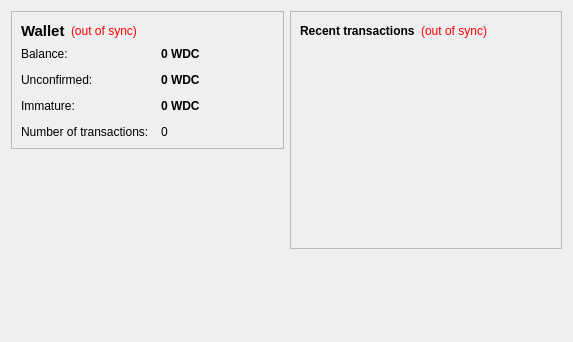
<?xml version="1.0" encoding="UTF-8"?>
<ui version="4.0">
 <class>OverviewPage</class>
 <widget class="QWidget" name="OverviewPage">
  <property name="geometry">
   <rect>
    <x>0</x>
    <y>0</y>
    <width>573</width>
    <height>342</height>
   </rect>
  </property>
  <property name="windowTitle">
   <string>Form</string>
  </property>
  <property name="styleSheet">
   <string notr="true">#MyLoginForm {
background: gray;
}

#mainFrame {
border: 3px solid gray;
border-radius: 40px;
background: white;
}</string>
  </property>
  <layout class="QHBoxLayout" name="horizontalLayout" stretch="1,1">
   <item>
    <layout class="QVBoxLayout" name="verticalLayout_2">
     <item>
      <widget class="QFrame" name="frame">
       <property name="frameShape">
        <enum>QFrame::StyledPanel</enum>
       </property>
       <property name="frameShadow">
        <enum>QFrame::Raised</enum>
       </property>
       <layout class="QVBoxLayout" name="verticalLayout_4">
        <item>
         <layout class="QHBoxLayout" name="horizontalLayout_4">
          <item>
           <widget class="QLabel" name="label_5">
            <property name="font">
             <font>
              <pointsize>11</pointsize>
              <weight>75</weight>
              <bold>true</bold>
             </font>
            </property>
            <property name="text">
             <string>Wallet</string>
            </property>
           </widget>
          </item>
          <item>
           <widget class="QLabel" name="labelWalletStatus">
            <property name="toolTip">
             <string>The displayed information may be out of date. Your wallet automatically synchronizes with the 7 network after a connection is established, but this process has not completed yet.</string>
            </property>
            <property name="styleSheet">
             <string notr="true">QLabel { color: red; }</string>
            </property>
            <property name="text">
             <string notr="true">(out of sync)</string>
            </property>
            <property name="alignment">
             <set>Qt::AlignLeading|Qt::AlignLeft|Qt::AlignVCenter</set>
            </property>
           </widget>
          </item>
          <item>
           <spacer name="horizontalSpacer_2">
            <property name="orientation">
             <enum>Qt::Horizontal</enum>
            </property>
            <property name="sizeHint" stdset="0">
             <size>
              <width>40</width>
              <height>20</height>
             </size>
            </property>
           </spacer>
          </item>
         </layout>
        </item>
        <item>
         <layout class="QFormLayout" name="formLayout_2">
          <property name="fieldGrowthPolicy">
           <enum>QFormLayout::AllNonFixedFieldsGrow</enum>
          </property>
          <property name="horizontalSpacing">
           <number>12</number>
          </property>
          <property name="verticalSpacing">
           <number>12</number>
          </property>
          <item row="0" column="0">
           <widget class="QLabel" name="label">
            <property name="text">
             <string>Balance:</string>
            </property>
           </widget>
          </item>
          <item row="0" column="1">
           <widget class="QLabel" name="labelBalance">
            <property name="font">
             <font>
              <weight>75</weight>
              <bold>true</bold>
             </font>
            </property>
            <property name="cursor">
             <cursorShape>IBeamCursor</cursorShape>
            </property>
            <property name="toolTip">
             <string>Your current balance</string>
            </property>
            <property name="text">
             <string notr="true">0 WDC</string>
            </property>
            <property name="textInteractionFlags">
             <set>Qt::LinksAccessibleByMouse|Qt::TextSelectableByKeyboard|Qt::TextSelectableByMouse</set>
            </property>
           </widget>
          </item>
          <item row="1" column="0">
           <widget class="QLabel" name="label_3">
            <property name="text">
             <string>Unconfirmed:</string>
            </property>
           </widget>
          </item>
          <item row="1" column="1">
           <widget class="QLabel" name="labelUnconfirmed">
            <property name="font">
             <font>
              <weight>75</weight>
              <bold>true</bold>
             </font>
            </property>
            <property name="cursor">
             <cursorShape>IBeamCursor</cursorShape>
            </property>
            <property name="toolTip">
             <string>Total of transactions that have yet to be confirmed, and do not yet count toward the current balance</string>
            </property>
            <property name="text">
             <string notr="true">0 WDC</string>
            </property>
            <property name="textInteractionFlags">
             <set>Qt::LinksAccessibleByMouse|Qt::TextSelectableByKeyboard|Qt::TextSelectableByMouse</set>
            </property>
           </widget>
          </item>
          <item row="3" column="0">
           <widget class="QLabel" name="label_2">
            <property name="text">
             <string>Number of transactions:</string>
            </property>
           </widget>
          </item>
          <item row="3" column="1">
           <widget class="QLabel" name="labelNumTransactions">
            <property name="toolTip">
             <string>Total number of transactions in wallet</string>
            </property>
            <property name="text">
             <string notr="true">0</string>
            </property>
           </widget>
          </item>
          <item row="2" column="0">
           <widget class="QLabel" name="labelImmatureText">
            <property name="text">
             <string>Immature:</string>
            </property>
           </widget>
          </item>
          <item row="2" column="1">
           <widget class="QLabel" name="labelImmature">
            <property name="font">
             <font>
              <weight>75</weight>
              <bold>true</bold>
             </font>
            </property>
            <property name="toolTip">
             <string>Mined balance that has not yet matured</string>
            </property>
            <property name="text">
             <string notr="true">0 WDC</string>
            </property>
            <property name="textInteractionFlags">
             <set>Qt::LinksAccessibleByMouse|Qt::TextSelectableByKeyboard|Qt::TextSelectableByMouse</set>
            </property>
           </widget>
          </item>
         </layout>
        </item>
       </layout>
      </widget>
     </item>
     <item>
      <spacer name="verticalSpacer">
       <property name="orientation">
        <enum>Qt::Vertical</enum>
       </property>
       <property name="sizeHint" stdset="0">
        <size>
         <width>20</width>
         <height>40</height>
        </size>
       </property>
      </spacer>
     </item>
    </layout>
   </item>
   <item>
    <layout class="QVBoxLayout" name="verticalLayout_3">
     <item>
      <widget class="QFrame" name="frame_2">
       <property name="frameShape">
        <enum>QFrame::StyledPanel</enum>
       </property>
       <property name="frameShadow">
        <enum>QFrame::Raised</enum>
       </property>
       <layout class="QVBoxLayout" name="verticalLayout">
        <item>
         <layout class="QHBoxLayout" name="horizontalLayout_2">
          <item>
           <widget class="QLabel" name="label_4">
            <property name="text">
             <string>&lt;b&gt;Recent transactions&lt;/b&gt;</string>
            </property>
           </widget>
          </item>
          <item>
           <widget class="QLabel" name="labelTransactionsStatus">
            <property name="toolTip">
             <string>The displayed information may be out of date. Your wallet automatically synchronizes with the 7 network after a connection is established, but this process has not completed yet.</string>
            </property>
            <property name="styleSheet">
             <string notr="true">QLabel { color: red; }</string>
            </property>
            <property name="text">
             <string notr="true">(out of sync)</string>
            </property>
            <property name="alignment">
             <set>Qt::AlignRight|Qt::AlignTrailing|Qt::AlignVCenter</set>
            </property>
           </widget>
          </item>
          <item>
           <spacer name="horizontalSpacer">
            <property name="orientation">
             <enum>Qt::Horizontal</enum>
            </property>
            <property name="sizeHint" stdset="0">
             <size>
              <width>40</width>
              <height>20</height>
             </size>
            </property>
           </spacer>
          </item>
         </layout>
        </item>
        <item>
         <widget class="QListView" name="listTransactions">
          <property name="styleSheet">
           <string notr="true">QListView { background: transparent; }</string>
          </property>
          <property name="frameShape">
           <enum>QFrame::NoFrame</enum>
          </property>
          <property name="verticalScrollBarPolicy">
           <enum>Qt::ScrollBarAlwaysOff</enum>
          </property>
          <property name="horizontalScrollBarPolicy">
           <enum>Qt::ScrollBarAlwaysOff</enum>
          </property>
          <property name="selectionMode">
           <enum>QAbstractItemView::NoSelection</enum>
          </property>
         </widget>
        </item>
       </layout>
      </widget>
     </item>
     <item>
      <spacer name="verticalSpacer_2">
       <property name="orientation">
        <enum>Qt::Vertical</enum>
       </property>
       <property name="sizeHint" stdset="0">
        <size>
         <width>20</width>
         <height>40</height>
        </size>
       </property>
      </spacer>
     </item>
    </layout>
   </item>
  </layout>
 </widget>
 <resources/>
 <connections/>
</ui>
